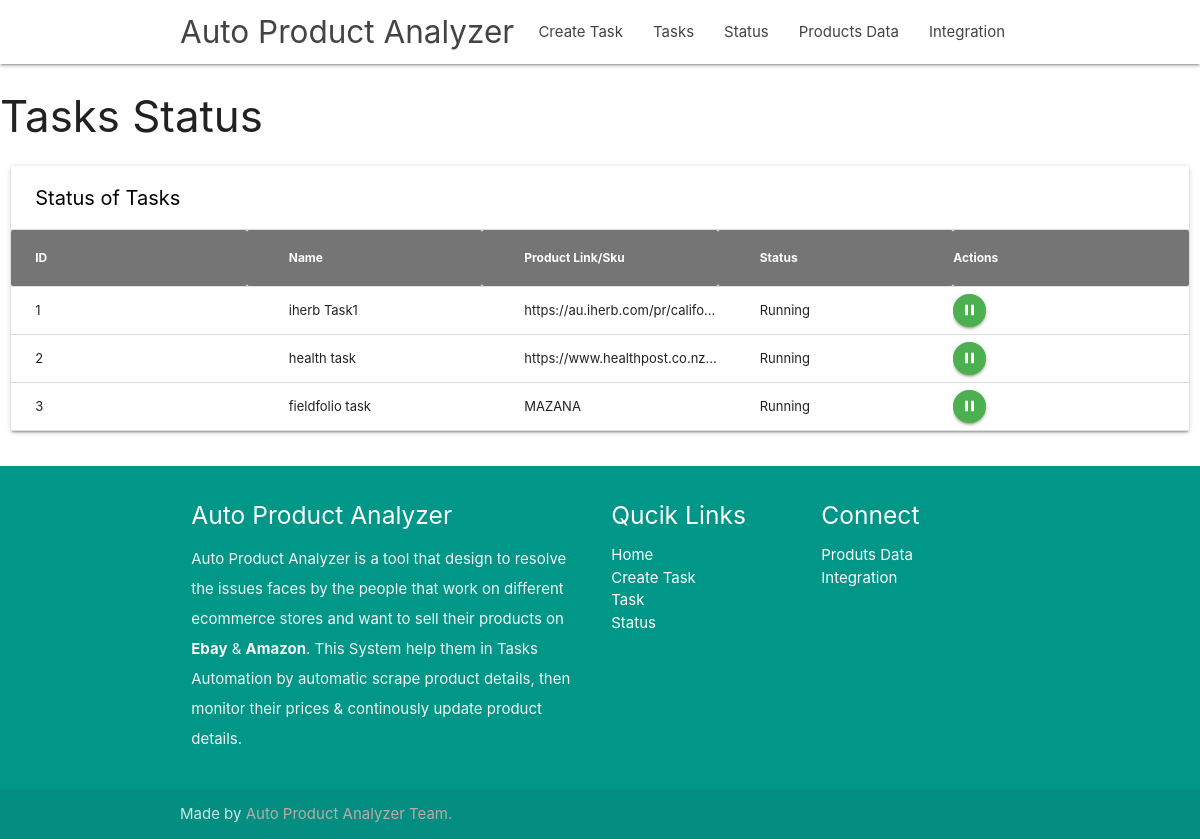
Screenshot of /task_status with the database file from the repository.
### tables this page shows
CREATE TABLE tasks (id integer PRIMARY KEY AUTOINCREMENT,name varchar (255),url varchar (255),category varchar (100),website varchar (50),sub_url varchar (255),margin_fee numeric,ship_fee numeric,ebay_fee numeric);

CREATE TABLE tasks_status (id integer PRIMARY KEY AUTOINCREMENT,account_id integer,status varchar(255),CONSTRAINT fk_tasks FOREIGN KEY (account_id) REFERENCES tasks(id));

### auto_analyzer.py (the view)
@ app.route('/task_status')
def status():
    data=model.view_status()
    return render_template('status.html',data=data)

### model.py (called while the page is built)
def view_status():
    if os.path.isfile("productanalyzer.sqlite3"):
        with sqlite3.connect("productanalyzer.sqlite3") as con:
            r1=con.execute("select * from tasks_status")
            result=r1.fetchall()
            data_list=[]
            for i in result:
                try:
                    data=get_specific_record(i[1])
                    data_list.append({'id':data[0][0],'name':data[0][1],'p_link':data[0][2],'status':i[2]})
                except:
                    pass
            return data_list
    else:
        initialize_db()
        view_status()

def get_specific_record(id):
    with sqlite3.connect("productanalyzer.sqlite3") as con:
        r1=con.execute("select *from tasks where id='{}'".format(id))
        result=r1.fetchall()
        return result

### templates/status.html (shortened to what this page needs)
{% extends 'layout.html' %}
{% block body %}
<div class="row">
    <h3>Tasks Status</h3>
    <div id="man" class="col s12">
      <div class="card material-table">
        <div class="table-header">
          <span class="table-title">Status of Tasks</span>
        </div>
        <table id="datatable">
          <thead>
            <tr>
              <th>ID</th>
              <th>Name</th>
              <th>Product Link/Sku</th>
              <th>Status</th>
              <th>Actions</th>
            </tr>
          </thead>
          <tbody>
            {% if data %}
            {% for task in data %}
            <tr>
              <td>{{task.id}}</td>
              <td>{{task.name}}</td>
              <td>{{task.p_link}}</td>
              <td id="status{{task.id}}">{{task.status}}</td>
              <td>
                {% if(task.status=="Running") %}
                <a href="javascript:void(0)" id="audiobutton{{task.id}}" class="btn-floating btn-small waves-effect waves-light green" onclick="aud_play_pause(this.id)"><i id="icn{{task.id}}"  style="color: #ffffff;" class="material-icons">pause</i></a>
                {% else %}
                <a href="javascript:void(0)" id="audiobutton{{task.id}}" class="btn-floating btn-small waves-effect waves-light red" onclick="aud_play_pause(this.id)"><i id="icn{{task.id}}"  style="color: #ffffff;" class="material-icons">play_arrow</i></a>
                {% endif %}
              </td>
            </tr>
            {% endfor %}
            {% endif %}
          </tbody>
        </table>
      </div>
    </div>
  </div>
{% endblock %}

### static/css/style.css (style rules this page uses)
div.material-table { padding: 0; }
div.material-table table { table-layout: fixed; }
div.material-table .table-header { height: 64px; padding-left: 24px; padding-right: 14px; -webkit-align-items: center; -ms-flex-align: center; align-items: center; display: flex; -webkit-display: flex; border-bottom: solid 1px #DDDDDD; }
div.material-table .table-title { font-size: 20px; color: #000; }
div.material-table table tr td { padding: 0 0 0 42px; height: 48px; font-size: 13px; color: rgba(0, 0, 0, 0.87); border-bottom: solid 1px #DDDDDD; white-space: nowrap; overflow: hidden; text-overflow: ellipsis; }
div.material-table table tr td a { color: inherit; }
div.material-table table tr td a i { font-size: 18px; color: rgba(0, 0, 0, 0.54); }
div.material-table table tr { font-size: 12px; }
div.material-table table th { font-size: 12px; font-weight: 500; color: #ffffff; background-color:#757575; cursor: pointer; white-space: nowrap; padding: 0; height: 56px; padding-left: 42px; vertical-align: middle; outline: none !important; font-weight: bold; }
div.material-table table th:first-child, div.material-table table td:first-child { padding: 0 0 0 24px; }
div.material-table table th:last-child, div.material-table table td:last-child { padding: 0 14px 0 0; }

### rows the page displays
tasks: name "iherb Task1", p_link "https://au.iherb.com/pr/califo…"
tasks_status: status "Running"
tasks: name "health task", p_link "https://www.healthpost.co.nz…"
tasks_status: status "Running"
tasks: name "fieldfolio task", p_link "MAZANA"
tasks_status: status "Running"

### other values shown
{{ task.id }} "1" "2" "3"
